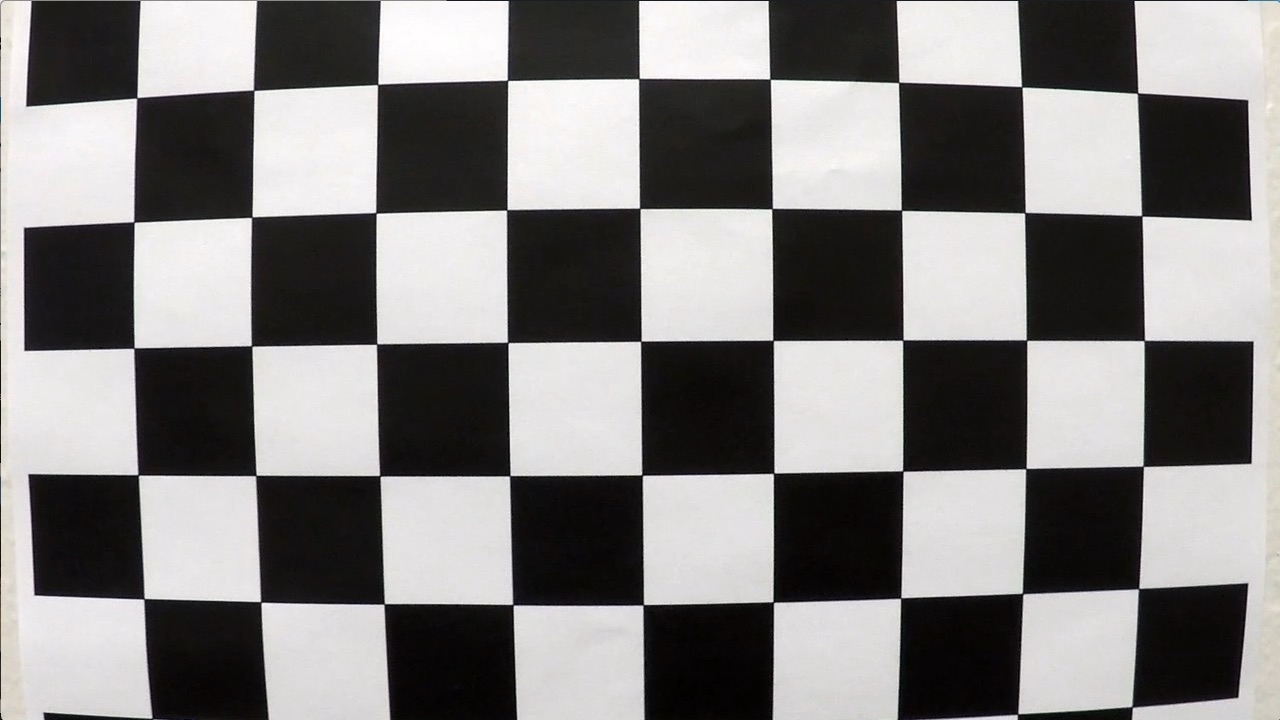
#> input picture camera_cal/calibration1.jpg, 1280 x 720 px
$ python -i lane_finder.py   (imports and definitions only)   (older library calls are emulated)
#> lines starting #> are read from the running program, lines starting #| are printed output that depends on the picture
#> further down, picture is the input picture: shape (720, 1280, 3); mean B, G, R 127.8, 128.4, 130.1
### tools.py

import numpy as np
import cv2
import matplotlib.pyplot as plt
import pickle
import os
import glob
from scipy import signal


class Line:
    """
    The line class defines a bunch of characteristics of a single line (lane line)
    It also includes a function to return the curvature of the line.
    """
    def __init__(self):
        # was the line detected in the last iteration?
        self.detected = False
        # x values of the last n fits of the line
        self.recent_xfitted = []
        #average x values of the fitted line over the last n iterations
        self.bestx = None
        #polynomial coefficients averaged over the last n iterations
        self.best_fit = None
        #polynomial coefficients for the most recent fit
        self.current_fit = [np.array([False])]
        #radius of curvature of the line in some units
        self.radius_of_curvature = None
        #distance in meters of vehicle center from the line
        self.line_base_pos = None
        #difference in fit coefficients between last and new fits
        self.diffs = np.array([0,0,0], dtype='float')
        #x values for detected line pixels
        self.allx = None
        #y values for detected line pixels
        self.ally = None

        #Conversions from pixels to real measurements
        self.ym_per_pix = 30/720
        self.xm_per_pix = 3.7/700

    # [23 lines left out: function get_curvature, not called in this run]


class HistogramLineFitter:
    """
    The HistogramLineFitter uses an adaptive histogram fitting technique to
    determine where the lanes most likely are.

    A line is defined as a yellow or white single line in traffic. A lane is a

    combinations of two of the lines.
    """

    def __init__(self):

        return

    # [179 lines left out: functions get_line, __get_histogram, __check_detection, not called in this run]


class LaneDrawer:
    """
    The tool used to draw lanes on the original image.
    """

    def __init__(self):

        self.center_offsets = []

        return

    # [145 lines left out: functions draw_lanes, __draw_colored_fill, __get_offset_average, __get_xy_points, __draw_lane_pixels, __get_center_offset and 2 more, not called in this run]


class ImageThresholder:
    """
    The ImageThresholder takes in an rgb image and spits out a thresholded image
    using a variety of techniques. Filtering techniques aim to extract the yellow and
    white traffic lines for a variety of conditions.
    """

    def __init__(self):
        return

    def __generate_color_spaces(self):
        self.hsv = cv2.cvtColor(self.rgb, cv2.COLOR_RGB2HSV)
        self.yuv = cv2.cvtColor(self.rgb, cv2.COLOR_RGB2YUV)
        self.gray = cv2.cvtColor(self.rgb, cv2.COLOR_RGB2GRAY)

    def get_thresholded_image(self, rgb):
        self.rgb = rgb
        self.__generate_color_spaces()
        gradx = self.__abs_sobel_thresh(orient='x', thresh=(10, 100))
        grady = self.__abs_sobel_thresh(orient='y', thresh=(5, 250))
        mag_binary = self.__mag_threshold(mag_thresh=(5, 100))
        dir_binary = self.__dir_threshold(dir_thresh=(0, np.pi/2))
        s_binary = self.__color_threshold_hsv("s", (120,255))
        v_binary = self.__color_threshold_yuv("v", (0,105))
        r_binary = self.__color_threshold_rgb("r", (230,255))
        self.thresh = np.zeros_like(dir_binary)

        #Combine results
        self.thresh[((gradx == 1) & (grady == 1)) | ((mag_binary == 1)
               & (dir_binary == 1)) & ((s_binary == 1))
               | ((v_binary ==1) | (r_binary == 1))] = 1

        return self.thresh


    # [51 lines left out: functions __color_threshold_hsv, __color_threshold_rgb, __color_threshold_yuv, not called in this run]


    def __abs_sobel_thresh(self, orient='x', thresh=(0,255)):
        """Apply a Sobel filter to find edges, scale the results
        from 1-255 (0-100%), then use a band-pass filter to create a mask
        for values in the range [thresh_min, thresh_max].
        """
        sobel = cv2.Sobel(self.gray, cv2.CV_64F, (orient=='x'), (orient=='y'))
        abs_sobel = np.absolute(sobel)
        max_sobel = max(1,np.max(abs_sobel))
        scaled_sobel = np.uint8(255*abs_sobel/max_sobel)
        binary_output = np.zeros_like(scaled_sobel)
        binary_output[(scaled_sobel >= thresh[0]) & (scaled_sobel <= thresh[1])] = 1
        return binary_output


    # [30 lines left out: functions __mag_threshold, __dir_threshold, not called in this run]


class DistortionCorrector:
    """Takes in path to calibration files as string.

    Params:
    self.nx = How many inside corners in chess boards (y-direction)
    self.ny = How many inside corner in chess boards (x-direction)
    calibration_folder_path = path to calibration images.

    Methods:

    fit: Calibrates the distorsionCorrector with array of images [None, width, height, channels]
    undistort: takes in an image, and outputs undistorted image
    test: takes in an image, and displays undistored image alongside original.

    -----------
    In this project it is already fitted, however it can be used for other projects.

    To Fit:

    # [5 lines of commented-out code are left out]

    """
    def __init__(self, calibration_folder_path):

        # Set nx and ny according to how many inside corners in chess boards images.
#> called with calibration_folder_path = 'camera_cal/'
        self.nx = 9
        self.ny = 6
        self.mtx = []
        self.dist = []
        self.cal_folder = calibration_folder_path

        fname = self.cal_folder + 'calibration.p'

        if  os.path.isfile(fname):
            print('Loading saved calibration file...')
            self.mtx, self.dist = pickle.load( open( fname, "rb" ) )
#> (reads camera_cal/calibration.p from the repository)
        else:
            print('Mtx and dist matrix missing. Please call fit distortionCorrector')
        return

    # [43 lines left out: function fit, not called in this run]


    def undistort(self, img):
        """Returns undistored image"""

        return cv2.undistort(img, self.mtx, self.dist, None, self.mtx)
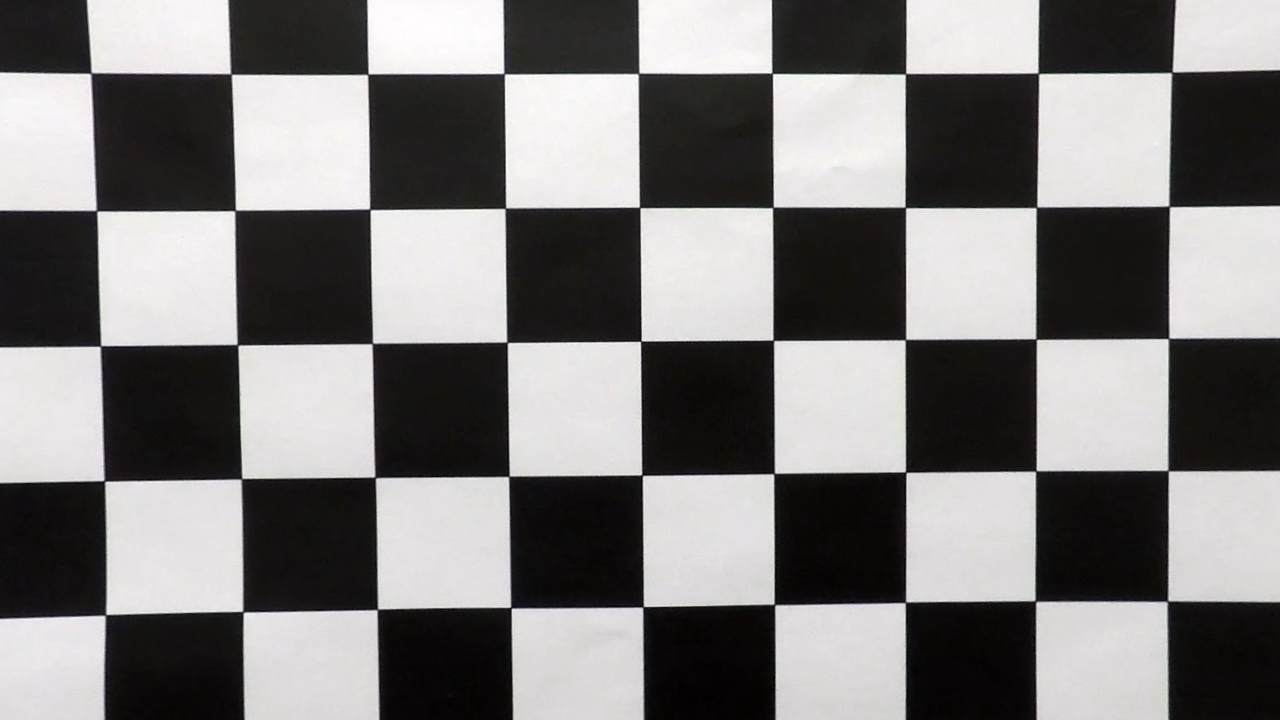
#> returned value: shape (720, 1280, 3); mean of channels 0, 1, 2 123.3, 123.7, 125.3; drawn as B, G, R


    # [13 lines left out: function test, not called in this run]

### lane_finder.py
"""
Udacity Self Driving Car Nanodegree

Project 4 - Advanced Lane Finding

---------
Tyler Lanigan
January, 2017

tylerlanigan@gmail.com
"""


import numpy as np
import cv2, pickle, glob, os
import matplotlib.pyplot as plt
import matplotlib.image as mpimg
import tools


from moviepy.editor import VideoFileClip
from IPython.display import HTML


# Stores objects and functions that are used for more than one frame.
# Stores controlling variables.
class GlobalObjects:

    def __init__(self):
        self.__set_folders()
        self.__set_hyper_parameters()
        self.__set_perspective()
        self.__set_kernels()
        self.__set_mask_regions()

    def __set_folders(self):
        # Use one slash for paths.
        self.camera_cal_folder = 'camera_cal/'
        self.test_images = glob.glob('test_images/*.jpg')
        self.output_image_path = 'output_images/test_'
        self.output_movie_path = 'output_movies/done_'


    def __set_hyper_parameters(self):
        self.img_size   = (1280, 720) # (x,y) values for img size (cv2 uses this)
        self.img_shape  = (self.img_size[1], self.img_size[0]) # (y,x) As numpy spits out
        return

    def __set_kernels(self):
        """Kernels used for image processing"""
        self.clahe = cv2.createCLAHE(clipLimit=2.0, tileGridSize=(8,8))


    def __set_perspective(self):
        """The src points draw a persepective trapezoid, the dst points draw
        them as a square.  M transforms x,y from trapezoid to square for
        a birds-eye view.  M_inv does the inverse.
        """

        src = np.float32([[(.42 * self.img_shape[1],.65 * self.img_shape[0] ),
                           (.58 * self.img_shape[1], .65 * self.img_shape[0]),
                           (0 * self.img_shape[1],self.img_shape[0]),
                           (1 * self.img_shape[1], self.img_shape[0])]])

        dst = np.float32([[0,0],
                          [self.img_shape[1],0],
                          [0,self.img_shape[0]],
                          [self.img_shape[1],self.img_shape[0]]])

        self.M = cv2.getPerspectiveTransform(src, dst)
        self.M_inv = cv2.getPerspectiveTransform(dst, src)

    def __set_mask_regions(self):
        """These are verticies used for clipping the image.
        """
        self.bottom_clip = np.int32(np.int32([[[60,0], [1179,0], [1179,650], [60,650]]]))
        self.roi_clip =  np.int32(np.int32([[[640, 425], [1179,550], [979,719],
                              [299,719], [100, 550], [640, 425]]]))


class LaneFinder(object):
    """
    The mighty LaneFinder takes in a video from the front camera of a self driving car
    and produces a new video with the traffic lanes highlighted and statistics about where
    the car is relative to the center of the lane shown.
    """

    def __init__(self):

        self.g             = GlobalObjects()
        self.thresholder   = tools.ImageThresholder()
        self.distCorrector = tools.DistortionCorrector(self.g.camera_cal_folder)
        self.histFitter    = tools.HistogramLineFitter()
        self.laneDrawer    = tools.LaneDrawer()
        self.leftLane      = tools.Line()
        self.rightLane     = tools.Line()

        return

    def __image_pipeline(self, img):
        """The pipeline for processing images. Globals g are added to functions that need
        access to global variables.
        """
        resized     = self.__resize_image(img)
        undistorted = self.__correct_distortion(resized)
        warped      = self.__warp_image_to_biv(undistorted)
        thresholded = self.__threshold_image(warped)
        lines       = self.__get_lane_lines(thresholded)
        result      = self.__draw_lane_lines(undistorted, thresholded, include_stats=True)
        #enhanced    = self.__enhance_image(result)

        return result


    # [46 lines left out: functions __draw_lane_lines, __get_lane_lines, __mask_region, __enhance_image, not called in this run]

    def __resize_image(self, img):
        """
        Image is resized to the selected size for the project.
        """
        return cv2.resize(img, self.g.img_size,
                          interpolation = cv2.INTER_CUBIC)

    def __correct_distortion(self, img):
        return self.distCorrector.undistort(img)

    def __threshold_image(self, img):
        return self.thresholder.get_thresholded_image(img)

    def __warp_image_to_biv(self, img):
        return cv2.warpPerspective(img, self.g.M, self.g.img_size)
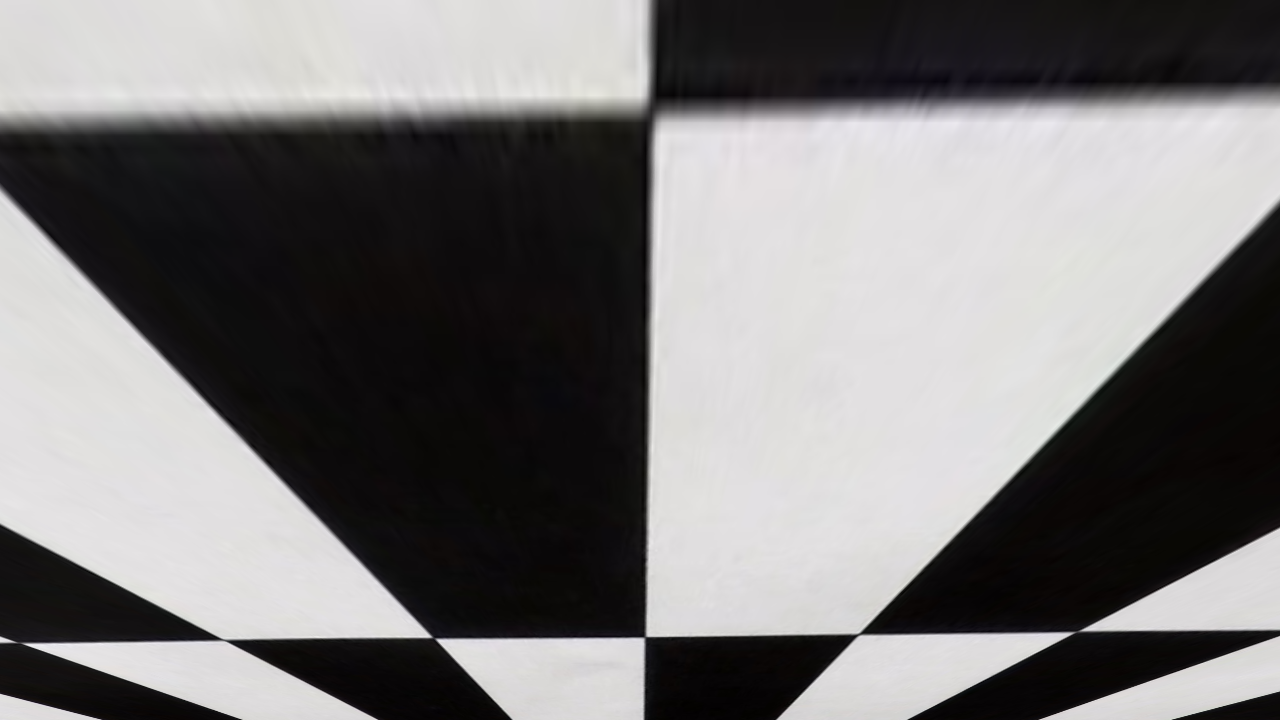
#> returned value: shape (720, 1280, 3); mean of channels 0, 1, 2 119.4, 119.2, 120.8; drawn as B, G, R

    # [15 lines left out: function run, not called in this run]

    def test_one_image(self, img):
        """
        Tests the pipeline on one image
        """
        return self.__image_pipeline(img)
#> in __generate_color_spaces, `self.hsv = cv2.cvtColor(self.rgb, cv2.COLOR_RGB2HSV)`: self.hsv: shape (720, 1280, 3); mean H, S, V 116.4, 25.8, 121.1
#> in __generate_color_spaces, `self.yuv = cv2.cvtColor(self.rgb, cv2.COLOR_RGB2YUV)`: self.yuv: shape (720, 1280, 3); mean of channels 0, 1, 2 119.7, 128.2, 127.7

    # [36 lines left out: function test, not called in this run]


# [4 lines not run here, left out]

>>> import cv2
>>> picture = cv2.imread('camera_cal/calibration1.jpg')
#> (the run stopped early here; a loop or call above may not have finished)
